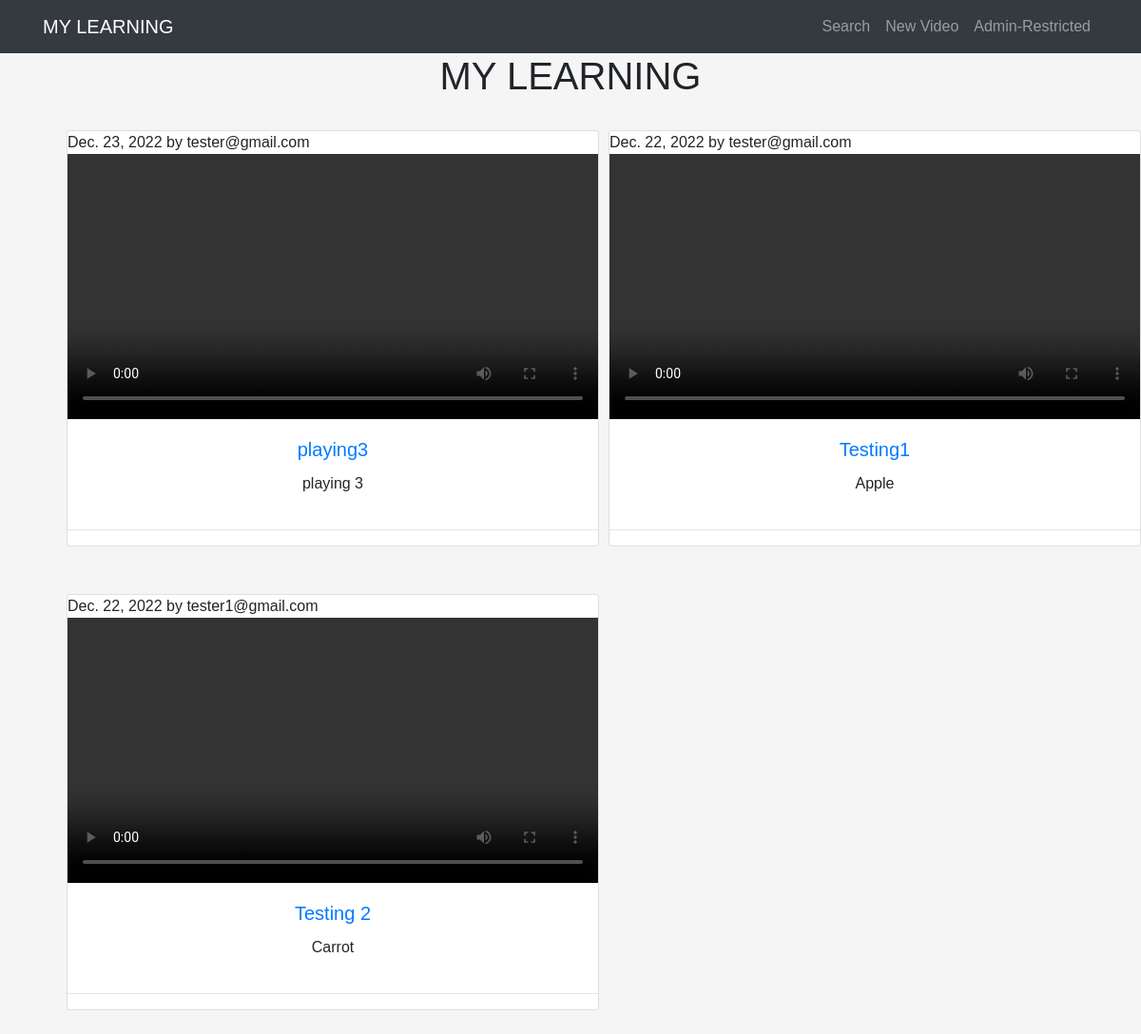
The page / on the database its author committed.
### stream/models.py (models this page shows, shortened)
class VidStream(models.Model):
    title = models.CharField(max_length=300)
    description = models.TextField(max_length=600)
    playlist = models.TextField(max_length=30,choices=PLAYLIST_CHOICES, default='playlist1' )
    upload_date = models.DateField(default=timezone.now)
    video = models.FileField(upload_to='')
    author_email = models.EmailField(max_length=30,blank=True)

### stream/views.py (the view)
# urls.py: path('',GeneralVideoListView.as_view(), name="video-list"),
class GeneralVideoListView(ListView):
    model = VidStream
    template_name = 'stream/video-list.html'
    context_object_name = 'videos'
    ordering = ['-upload_date']

### stream/templates/stream/video-list.html
{% extends 'stream/base.html'%}
{% block content %}
    <div>
        <h1> MY LEARNING </h1>
    <div>
      <div class="row">
        {% for item in videos%}
          <div class="col-sm-6">
            <div class="card" style="width: 35rem; margin: 25px; box-shadow: 12em;">
                <h12 style="text-align: start;">{{ item.upload_date }} by {{ item.author_email }}</h12>
                <video class="card-image-top" controls>
                    <source src="{{ item.video.url }}" type="video/mp4">
                  </video>
                <div class="card-body">
                  <h5 class="card-title"><a href="">{{ item.title }}</a></h5>
                  <p class="card-text">{{item.description }}</p>
                </div>
                <hr>
              </div>
            </div>
        {% endfor %}
      </div>
    </div>
{% endblock content %}

### stream/templates/stream/base.html (shortened to what this page needs)
{% load static %}
<!DOCTYPE html>
<html lang="en">
  <head>
    <link href="{% static 'css/bootstrap.min.css' %}" rel="stylesheet">
    <link href="{% static 'css/style.css' %}" rel="stylesheet">
  </head>
  <body>
    <nav class="navbar navbar-expand-lg navbar-dark bg-dark">
      <div class="container">
        <a class="navbar-brand" href="{% url 'stream:video-list' %}">MY LEARNING</a>
        <div class="navbar-nav">
          <a class="nav-item nav-link" href="{% url 'stream:search' %}">Search</a>
          <a class="nav-item nav-link" href="{% url 'stream:video-create' %}">New Video</a>
          {% if user.is_authenticated %}
              <a class="nav-item nav-link" href="{% url 'stream:logout' %}">Logout</a>
          {% else %}
              <a class="nav-item nav-link" href="/admin">Admin-Restricted</a>
          {% endif %}
        </div>
      </div>
    </nav>
    <div class="container" id="app">
        {% block content %}
        {% endblock %}
    </div>
  </body>
</html>

### stream/static/css/style.css (style rules this page uses)
body { background: whitesmoke; font-family: Arial, Helvetica, sans-serif; }
div { text-align: center; }

### rows shown on the page
VidStream: upload_date "Dec. 23, 2022", author_email "tester@gmail.com", title "playing3", description "playing 3"
VidStream: upload_date "Dec. 22, 2022", author_email "tester@gmail.com", title "Testing1", description "Apple"
VidStream: upload_date "Dec. 22, 2022", author_email "tester1@gmail.com", title "Testing 2", description "Carrot"
